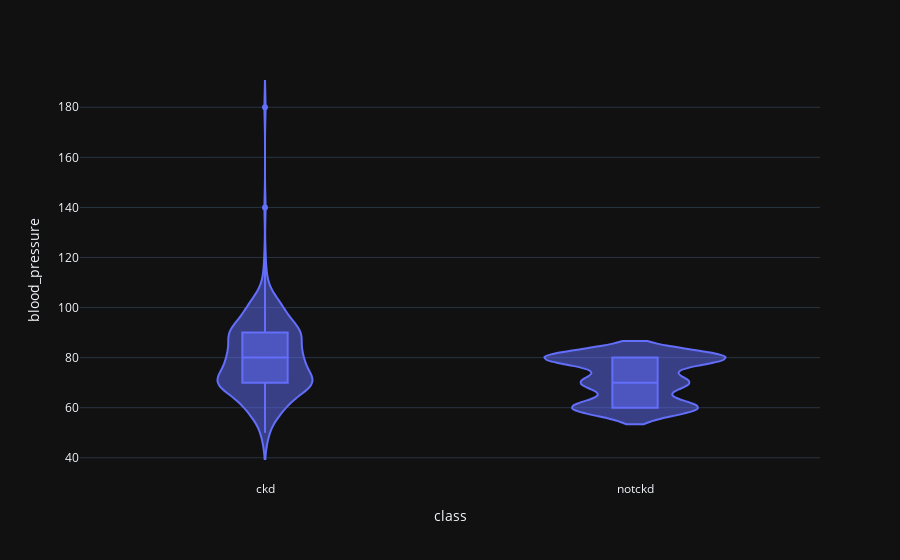

Notebook source saved alongside this figure:
### Code cell
violin('blood_pressure')

### Figure 1 — Plotly figure (JSON) as saved in the notebook; plotly's stock layout.template omitted (floating-point values rounded to 4 significant figures; data arrays with more than 128 entries replaced by an {"elided": "..."} marker saying what was removed)
{"data": [{"alignmentgroup": "True", "box": {"visible": true}, "hovertemplate": "class=%{x}<br>blood_pressure=%{y}<extra></extra>", "legendgroup": "", "marker": {"color": "#636efa"}, "name": "", "offsetgroup": "", "orientation": "v", "scalegroup": "True", "showlegend": false, "type": "violin", "x": {"elided": "400 str values"}, "x0": " ", "xaxis": "x", "y": {"elided": "400 int values"}, "y0": " ", "yaxis": "y"}], "layout": {"legend": {"tracegroupgap": 0}, "margin": {"t": 60}, "violinmode": "group", "xaxis": {"anchor": "y", "domain": [0, 1], "title": {"text": "class"}}, "yaxis": {"anchor": "x", "domain": [0, 1], "title": {"text": "blood_pressure"}}}}
